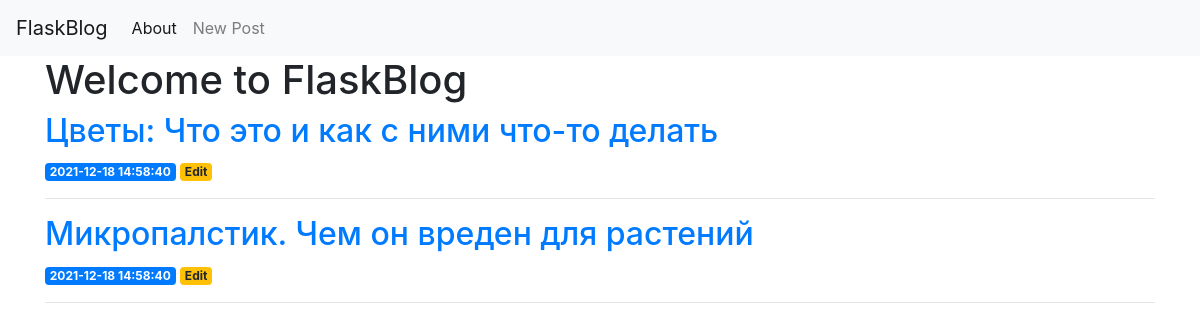
Before: / with the older database file.
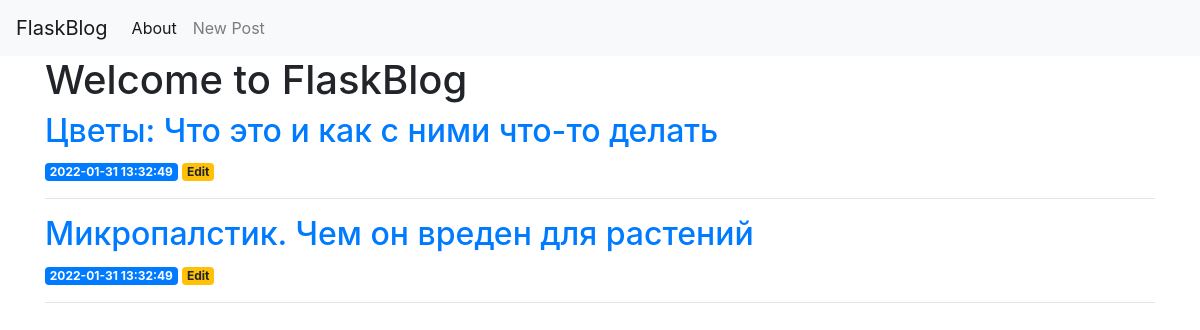
After: the same page with the newer database file.
### tables this page shows
CREATE TABLE posts (
    id INTEGER PRIMARY KEY AUTOINCREMENT,
    created TIMESTAMP NOT NULL DEFAULT CURRENT_TIMESTAMP,
    title TEXT NOT NULL,
    likes INTEGER DEFAULT 0,
    content TEXT NOT NULL
);

### app.py (the view)
@app.route('/')
def draw_main_page():
    posts = get_all_posts()
    return render_template('index.html', posts=posts)

### app.py (called while the page is built)
def get_db_connection():
    conn = sqlite3.connect('database.db')
    conn.row_factory = sqlite3.Row
    return conn

def get_all_posts():
    conn = get_db_connection()
    posts = conn.execute('SELECT * FROM posts').fetchall()
    conn.close()
    return posts

### templates/index.html
{% extends 'base.html' %}
{% block content %}
    <h1>{% block title %} Welcome to FlaskBlog {% endblock %}</h1>
    {% for post in posts %}
        <a href="{{ url_for('post', post_id=post['id']) }}">
            <h2>{{ post['title'] }}</h2>
        </a>
        <span class="badge badge-primary">{{ post['created'] }}</span>
        <a href="{{ url_for('edit', id=post['id']) }}">
            <span class="badge badge-warning">Edit</span>
        </a>
        <hr>
    {% endfor %}
{% endblock %}

### templates/base.html (shortened to what this page needs)
<!doctype html>
<html lang="en">
  <head>
    <link rel="stylesheet" href="https://stackpath.bootstrapcdn.com/bootstrap/4.3.1/css/bootstrap.min.css">
  </head>
  <body>
    <nav class="navbar navbar-expand-md navbar-light bg-light">
        <a class="navbar-brand" href="{{ url_for('draw_main_page')}}">FlaskBlog</a>
        <div class="collapse navbar-collapse" id="navbarNav">
            <ul class="navbar-nav">
            <li class="nav-item active">
                <a class="nav-link" href="{{ url_for('about')}}">About</a>
            </li>
            <li class="nav-item">
            <a class="nav-link" href="{{url_for('create')}}">New Post</a>
            </li>
            </ul>
        </div>
    </nav>
    <div class="container">
        {% block content %} {% endblock %}
    </div>
  </body>
</html>

Changed rows visible on the page:
changed posts "Цветы: Что это и как с ними что-то делать": created "2021-12-18 14:58:40" → "2022-01-31 13:32:49"
changed posts "Микропалстик. Чем он вреден для растений": created "2021-12-18 14:58:40" → "2022-01-31 13:32:49"
